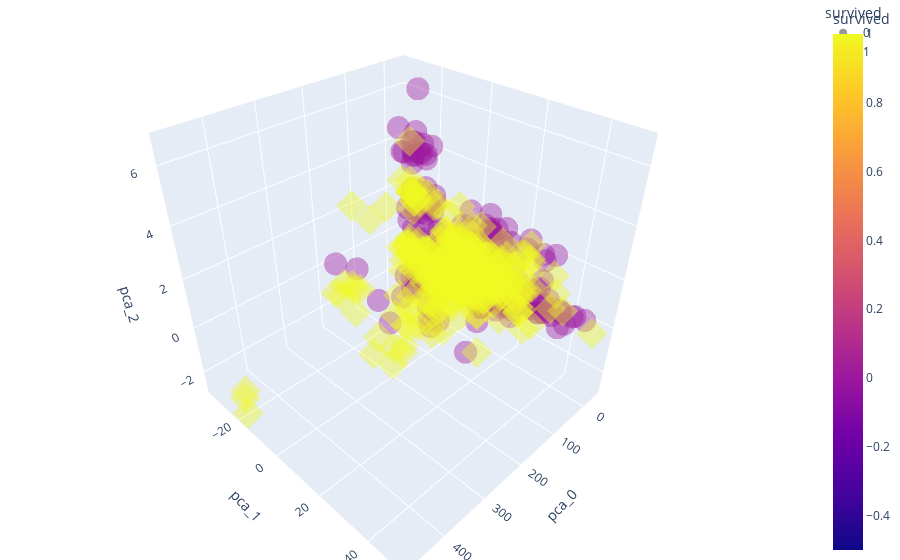

The code cell stored with this chart in its notebook:
### Code cell
import plotly.express as px
fig = px.scatter_3d(pca_pd, x='pca_0', y='pca_1', z='pca_2', color='survived', symbol='survived', opacity=0.4)
fig.update_layout(margin = dict(l=0, r=0, b=0, t=0))
fig.show()

### Figure 1 — Plotly figure (JSON) as saved in the notebook; plotly's stock layout.template omitted (floating-point values rounded to 4 significant figures; data arrays with more than 128 entries replaced by an {"elided": "..."} marker saying what was removed)
{"data": [{"hovertemplate": "survived=%{marker.color}<br>pca_0=%{x}<br>pca_1=%{y}<br>pca_2=%{z}<extra></extra>", "legendgroup": "0", "marker": {"color": {"elided": "497 int values"}, "coloraxis": "coloraxis", "opacity": 0.4, "symbol": "circle"}, "mode": "markers", "name": "0", "scene": "scene", "showlegend": true, "type": "scatter3d", "x": {"elided": "497 float values"}, "y": {"elided": "497 float values"}, "z": {"elided": "497 float values"}}, {"hovertemplate": "survived=%{marker.color}<br>pca_0=%{x}<br>pca_1=%{y}<br>pca_2=%{z}<extra></extra>", "legendgroup": "1", "marker": {"color": {"elided": "339 int values"}, "coloraxis": "coloraxis", "opacity": 0.4, "symbol": "diamond"}, "mode": "markers", "name": "1", "scene": "scene", "showlegend": true, "type": "scatter3d", "x": {"elided": "339 float values"}, "y": {"elided": "339 float values"}, "z": {"elided": "339 float values"}}], "layout": {"coloraxis": {"colorbar": {"title": {"text": "survived"}}, "colorscale": [[0, "#0d0887"], [0.1111, "#46039f"], [0.2222, "#7201a8"], [0.3333, "#9c179e"], [0.4444, "#bd3786"], [0.5556, "#d8576b"], [0.6667, "#ed7953"], [0.7778, "#fb9f3a"], [0.8889, "#fdca26"], [1, "#f0f921"]]}, "legend": {"title": {"text": "survived"}, "tracegroupgap": 0}, "margin": {"b": 0, "l": 0, "r": 0, "t": 0}, "scene": {"domain": {"x": [0, 1], "y": [0, 1]}, "xaxis": {"title": {"text": "pca_0"}}, "yaxis": {"title": {"text": "pca_1"}}, "zaxis": {"title": {"text": "pca_2"}}}}}
